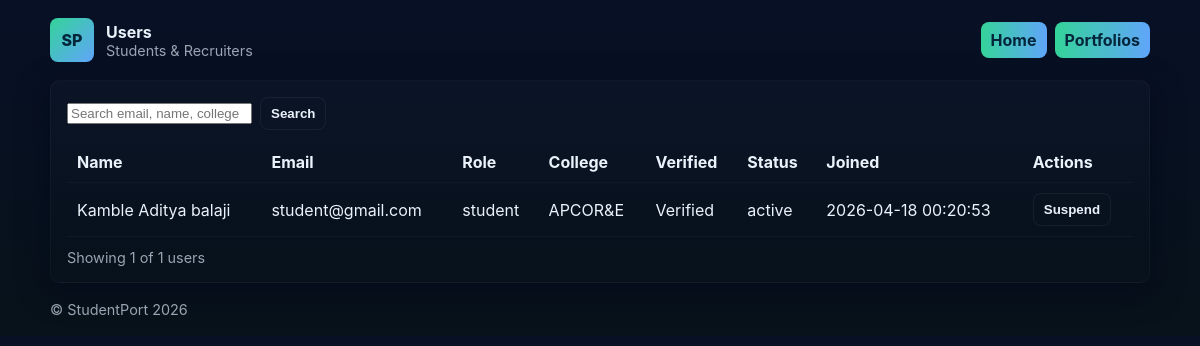
The page /moderator/users.php (signed in) on the database its author committed.
### tables this page shows
CREATE TABLE `users` (
  `id` bigint(20) UNSIGNED NOT NULL,
  `name` varchar(150) NOT NULL,
  `email` varchar(255) NOT NULL,
  `password_hash` varchar(255) NOT NULL,
  `role` enum('student','recruiter','moderator','admin') NOT NULL DEFAULT 'student',
  `college` varchar(255) DEFAULT NULL,
  `is_verified` tinyint(1) NOT NULL DEFAULT 0,
  `status` enum('active','suspended','deleted') NOT NULL DEFAULT 'active',
  `created_at` datetime NOT NULL DEFAULT current_timestamp(),
  `updated_at` datetime NOT NULL DEFAULT current_timestamp() ON UPDATE current_timestamp()
);

### moderator/_auth.php (called while the page is built, shortened)
<?php
function e(string $s): string {
    return htmlspecialchars($s, ENT_QUOTES | ENT_SUBSTITUTE, 'UTF-8');
}

### moderator/users.php (the view, shortened to what this page needs)
<?php
require_once __DIR__ . '/_auth.php';
$mysqli = db_connect();
$q = trim((string)($_GET['q'] ?? ''));
$page = max(1, (int)($_GET['page'] ?? 1));
$per = 20;
$offset = ($page - 1) * $per;
$where = "WHERE role IN ('student','recruiter')";
$params = [];
$types = '';
$countSql = "SELECT COUNT(*) as cnt FROM users $where";
$stmt = $mysqli->prepare($countSql);
$stmt->execute();
$total = $stmt->get_result()->fetch_assoc()['cnt'];
$listSql = "SELECT id,name,email,role,college,is_verified,status,created_at
            FROM users $where
            ORDER BY created_at DESC
            LIMIT ? OFFSET ?";
if ($q !== '') {
    $stmt = $mysqli->prepare($listSql);
    $stmt->bind_param($types . 'ii', ...array_merge($params, [$per, $offset]));
} else {
    $stmt = $mysqli->prepare($listSql);
    $stmt->bind_param('ii', $per, $offset);
}
$stmt->execute();
$users = $stmt->get_result()->fetch_all(MYSQLI_ASSOC);
?>
<!doctype html>
<html lang="en">
<head>
<link rel="stylesheet" href="style.css">
</head>
<body>
<div class="container">
<header class="header">
    <div class="brand">
        <div class="logo">SP</div>
        <div>
            <strong>Users</strong>
            <div class="small">Students & Recruiters</div>
        </div>
    </div>
    <nav class="nav">
        <a class="btn" href="index.php">Home</a>
        <a class="btn" href="portfolios.php">Portfolios</a>
    </nav>
</header>
<section class="card">
<form method="get" class="form-inline" style="margin-bottom:12px">
    <input type="text" name="q" placeholder="Search email, name, college"
           value="<?= e($q) ?>">
    <button class="btn ghost">Search</button>
</form>
<table class="table">
<thead>
<tr>
<th>Name</th>
<th>Email</th>
<th>Role</th>
<th>College</th>
<th>Verified</th>
<th>Status</th>
<th>Joined</th>
<th>Actions</th>
</tr>
</thead>
<tbody>
<?php foreach ($users as $u):
    $status = ($u['status'] === 'active') ? 'active' : 'suspended';
?>
<tr>
<td><?= e($u['name']) ?></td>
<td><?= e($u['email']) ?></td>
<td><?= e($u['role']) ?></td>
<td><?= e($u['college']) ?></td>
<td>
<span class="<?= $u['is_verified'] ? 'badge success' : 'badge warning' ?>">
<?= $u['is_verified'] ? 'Verified' : 'Pending' ?>
</span>
</td>
<td><?= e($status) ?></td>
<td><?= e($u['created_at']) ?></td>
<td>
<form method="post" style="display:inline">
<?php if ($status === 'active'): ?>
<button class="btn ghost" name="action" value="suspend">Suspend</button>
<?php else: ?>
<button class="btn ghost" name="action" value="reactivate">Reactivate</button>
<?php endif; ?>
</form>
</td>
</tr>
<?php endforeach; ?>
</tbody>
</table>
<div class="small" style="margin-top:12px">
Showing <?= count($users) ?> of <?= (int)$total ?> users
</div>
</section>
<div class="footer">© StudentPort <?= date('Y') ?></div>
</div>
</body>
</html>

### moderator/style.css (style rules this page uses)
:root { --bg:#071025; --card:#0f1724; --muted:#9aa4b2; --accent:#34d399; --text:#eaf2fb; --radius:10px; --shadow: 0 8px 30px rgba(2,6,23,0.6); font-family: Inter, system-ui, -apple-system, "Segoe UI", Roboto, Arial; }
* { box-sizing:border-box }
body { margin:0;background:linear-gradient(180deg,#071025,#07121a);color:var(--text);font-family:Inter,system-ui;padding:18px }
.container { max-width:1100px;margin:0 auto }
.header { display:flex;justify-content:space-between;align-items:center;margin-bottom:18px }
.brand { display:flex;gap:12px;align-items:center }
.logo { width:44px;height:44px;border-radius:8px;background:linear-gradient(135deg,#34d399,#60a5fa);display:grid;place-items:center;color:#04263b;font-weight:800 }
.nav { display:flex;gap:8px }
.card { background:linear-gradient(180deg,rgba(255,255,255,0.02),transparent);padding:16px;border-radius:var(--radius);box-shadow:var(--shadow);border:1px solid rgba(255,255,255,0.03) }
.table { width:100%;border-collapse:collapse;margin-top:12px }
.table th,.table td { padding:10px;border-bottom:1px solid rgba(255,255,255,0.03);text-align:left;color:var(--text) }
.btn { background:linear-gradient(90deg,#34d399,#60a5fa);color:#04263b;padding:8px 10px;border-radius:8px;text-decoration:none;font-weight:700;border:none;cursor:pointer }
.btn.ghost { background:transparent;border:1px solid rgba(255,255,255,0.06);color:var(--text) }
.form-inline { display:flex;gap:8px;align-items:center }
.small { font-size:0.9rem;color:var(--muted) }
.footer { margin-top:18px;color:var(--muted);font-size:0.9rem }

### rows shown on the page
users: name "Kamble Aditya balaji", email "student@gmail.com", role "student", college "APCOR&E", is_verified "Verified", status "active", created_at "2026-04-18 00:20:53", shows "Suspend"

### other values the page prints
count($users) "1"
$total "1"
